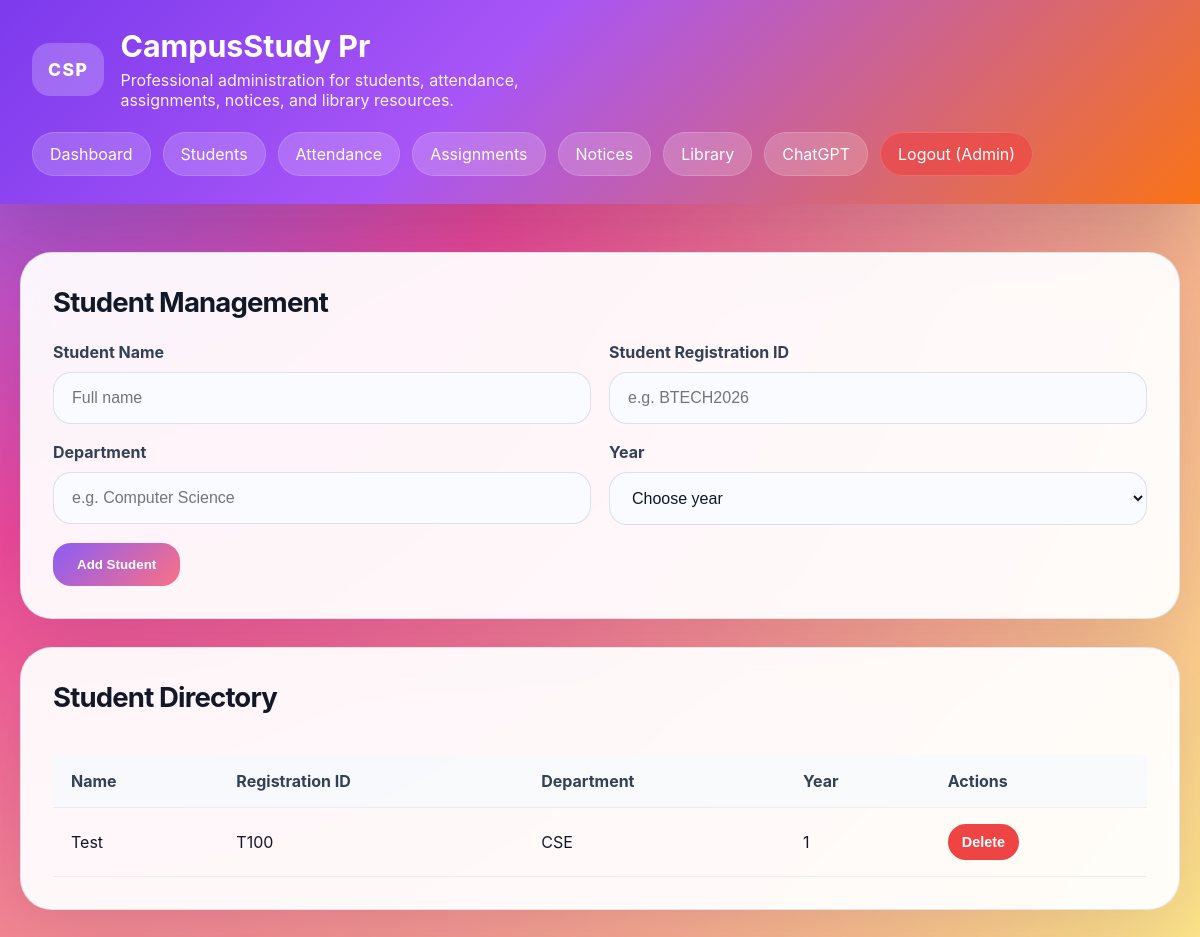
Page /students (signed in) on the committed database.
### tables this page shows
CREATE TABLE students (
            id INTEGER PRIMARY KEY AUTOINCREMENT,
            name TEXT NOT NULL,
            student_id TEXT NOT NULL UNIQUE,
            department TEXT NOT NULL,
            year TEXT NOT NULL
        );

### app.py (the view, shortened to what this page needs)
@app.route("/students", methods=["GET", "POST"])
@login_required
def students():
    conn = get_db_connection()
    student_rows = conn.execute("SELECT * FROM students ORDER BY name").fetchall()
    conn.close()
    return render_template("students.html", students=student_rows)

### app.py (called while the page is built)
def get_db_connection():
    conn = sqlite3.connect(DATABASE)
    conn.row_factory = sqlite3.Row
    return conn

def login_required(f):
    @wraps(f)
    def decorated_function(*args, **kwargs):
        if not session.get("logged_in"):
            flash("Please log in to access this page.", "error")
            return redirect(url_for("login"))
        return f(*args, **kwargs)
    return decorated_function

### templates/students.html (shortened to what this page needs)
{% extends "base.html" %}
{% block content %}
<div class="card">
  <h2>Student Management</h2>
  <form method="post" class="form-grid">
    <div>
      <label for="name">Student Name</label>
      <input type="text" id="name" name="name" placeholder="Full name" required />
    </div>
    <div>
      <label for="student_id">Student Registration ID</label>
      <input type="text" id="student_id" name="student_id" placeholder="e.g. BTECH2026" required />
    </div>
    <div>
      <label for="department">Department</label>
      <input type="text" id="department" name="department" placeholder="e.g. Computer Science" required />
    </div>
    <div>
      <label for="year">Year</label>
      <select id="year" name="year" required>
        <option value="">Choose year</option>
      </select>
    </div>
    <div style="grid-column: 1 / -1;">
      <button type="submit">Add Student</button>
    </div>
  </form>
</div>
<div class="card">
  <h2>Student Directory</h2>
  <div class="table-responsive">
    <table>
      <thead>
        <tr>
          <th>Name</th>
          <th>Registration ID</th>
          <th>Department</th>
          <th>Year</th>
          <th>Actions</th>
        </tr>
      </thead>
      <tbody>
        {% for student in students %}
        <tr>
          <td>{{ student.name }}</td>
          <td>{{ student.student_id }}</td>
          <td>{{ student.department }}</td>
          <td>{{ student.year }}</td>
          <td>
            <div class="table-actions">
              <form method="post" action="/students/delete/{{ student.id }}" onsubmit="return confirm('Delete this student?');">
                <button type="submit" class="action-danger">Delete</button>
              </form>
            </div>
          </td>
        </tr>
        {% endfor %}
      </tbody>
    </table>
  </div>
</div>
{% endblock %}

### static/style.css (style rules this page uses)
body { font-family: Inter, system-ui, -apple-system, BlinkMacSystemFont, "Segoe UI", sans-serif; background: radial-gradient(circle at top left, #8b5cf6 0%, #ec4899 35%, #fde68a 100%); color: #111827; margin: 0; padding: 0; }
.card { background: rgba(255, 255, 255, 0.94); border: 1px solid rgba(148, 163, 184, 0.25); border-radius: 32px; box-shadow: 0 24px 70px rgba(15, 23, 42, 0.09); padding: 32px; margin-bottom: 28px; backdrop-filter: blur(12px); }
.card h2 { margin-top: 0; font-size: 1.72rem; letter-spacing: -0.03em; color: #111827; }
.form-grid { display: grid; grid-template-columns: repeat(2, minmax(0, 1fr)); gap: 18px; }
label { display: block; font-weight: 700; margin-bottom: 10px; color: #334155; }
input, select, textarea { width: 100%; padding: 16px 18px; border-radius: 18px; border: 1px solid rgba(148, 163, 184, 0.3); background: #fafbff; font-size: 1rem; color: #0f172a; box-sizing: border-box; transition: border-color 0.2s ease, box-shadow 0.2s ease; }
button, a.button { display: inline-flex; align-items: center; justify-content: center; background: linear-gradient(135deg, #8b5cf6 0%, #fb7185 100%); color: #ffffff; border: none; border-radius: 18px; padding: 14px 24px; cursor: pointer; font-weight: 700; transition: transform 0.2s ease, background 0.2s ease, box-shadow 0.2s ease; text-decoration: none; }
.table-responsive { overflow-x: auto; }
table { width: 100%; border-collapse: collapse; margin-top: 18px; }
table th, table td { padding: 16px 18px; border-bottom: 1px solid rgba(148, 163, 184, 0.16); text-align: left; white-space: nowrap; }
table th { background: rgba(248, 250, 252, 0.95); color: #334155; font-weight: 700; }
.table-actions { display: flex; gap: 10px; flex-wrap: wrap; }
.table-actions button { font-size: 0.9rem; padding: 10px 14px; }
.action-danger { background: #ef4444; }

### rows in the picture
students: name "Test", student_id "T100", department "CSE", year "1"
